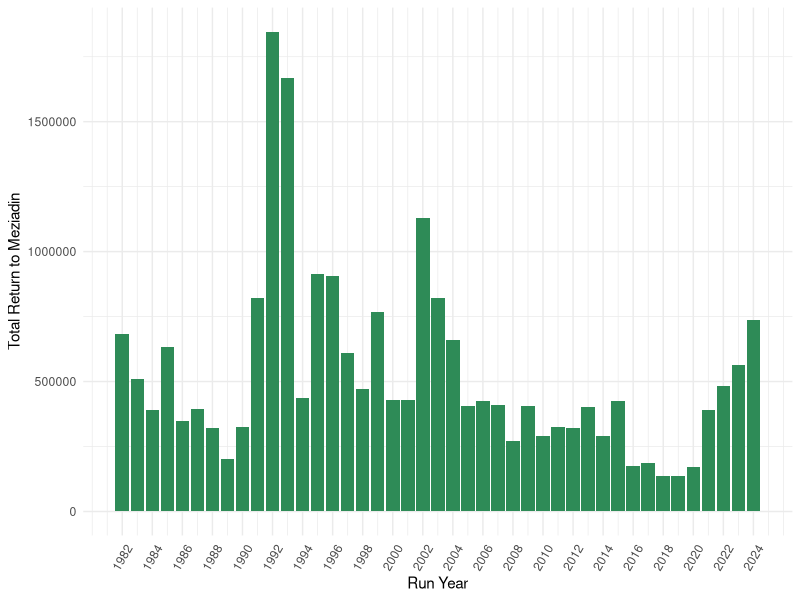
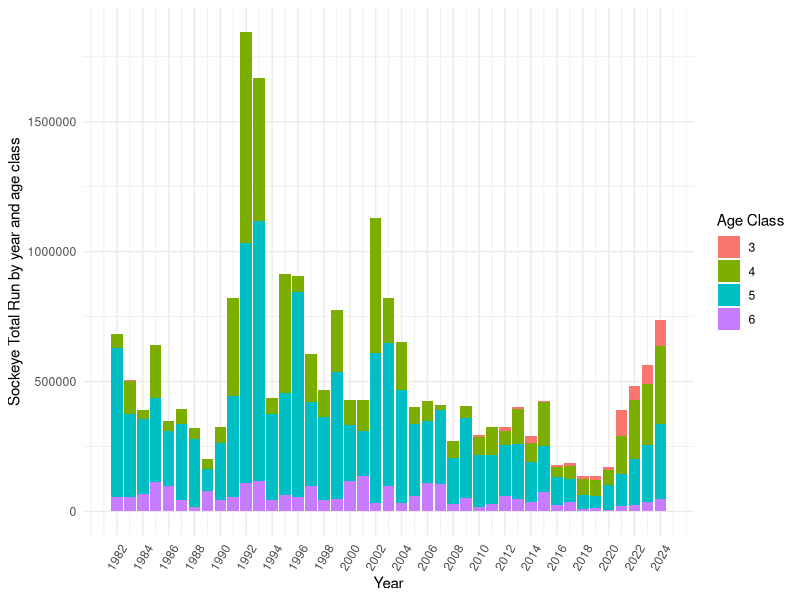
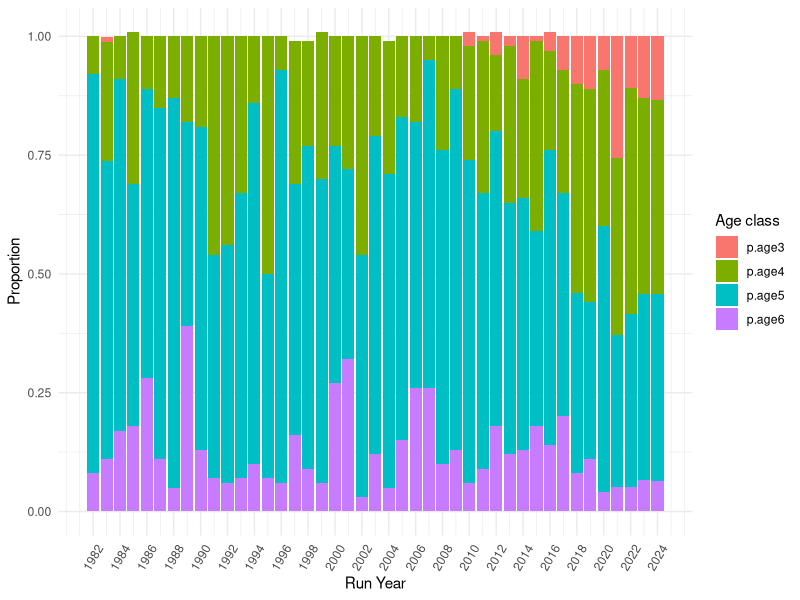

Write R code to recreate these figures, in order. (Note: this script raises an error after producing the figures.)
# Code to process (1) Meziadin sockeye run by age data and (2) escapement and total return data
# for Meziadin-specific sockeye run forecast using ForecastR
library(tidyverse)

# Read in Meziadin/Nass TE/TR data:
mez_nass_TR_TE <- read_csv("data/nass vs mez TR TE new.csv") %>%
  filter(type == "Total Return") %>%
  drop_na("Meziadin") %>%
  rename(runyear = year)

# Wide format to have total run and escapement as columns
TR_TE_wide <- pivot_wider(mez_nass_TR_TE, names_from = type, values_from = c(Meziadin, Nass)) %>%
  subset(select = -c(`Nass_Total Return`, mez.p, non.mez))

# Read new data (to 2023)
datanew <- read.csv("data/TRTC-Results--Nass-Sockeye_kke.csv") %>%
  filter(CU_Name == "Meziadin") %>%
  subset(select = -c(CU, SpeciesId, T_Idx_E, ExpFactor1, ExpFactor2, AdjSum, ObsE,
                     ExpFactor3, TE, CDN.Harvest, CDN.ER, Q1, Q2, Q3, ER.Indicator,
                     ER.Indicator.Lookup, ER.Source, StatArea, TRTC, Total.Harvest,
                     Total.ER, CU_Name)) %>%
  filter(Year %in% c("2018", "2019", "2020", "2021", "2022", "2023")) %>%
  rename(runyear = Year, `Meziadin_Total Return` = Total.Run)%>%
  mutate(`Meziadin_Total Return` = as.numeric(gsub(",","",`Meziadin_Total Return`)))

# ADD 2024 DATA TO NEW DATA:
# Meziadin total return is the escapement (fishwheel count) plus harvest before the fishwheel
# (about 49%). So fishwheel + (fishwheel*.49)
runyear <- c(2024)
mez_return <- c(735996.1) 
# calculated as Esc / (1-ER) using Meziadin fishwheel count for Esc and 0.49 for ER 
data24 <- data.frame(runyear, mez_return) %>%
  rename(`Meziadin_Total Return` = mez_return)

datanew <- bind_rows(datanew, data24)

# Merge old and new data (without ages):
all_mezdata <- bind_rows(TR_TE_wide, datanew)

# Plot Meziadin total returns by year (no age breakdown)
ggplot(all_mezdata, aes(x = runyear, y = `Meziadin_Total Return`)) +
  geom_col(fill = "seagreen")+
  theme_minimal()+
  labs(x = "Run Year", y = "Total Return to Meziadin")+
  scale_x_continuous(breaks = round(seq(min(all_mezdata$runyear), max(all_mezdata$runyear), 
                                        by = 2),1))+
  theme(axis.text.x = element_text(angle = 60, vjust = 0.5))

# Read in Meziadin by age data:
mez_age <- read_csv("data/Mez scale data - Andy.csv") %>%
  rename(runyear = Year)

# new data to 2022
mez_age_2 <- read_csv("data/Mez ages for Andy.csv") %>%
  filter(Year %in% c("2020", "2021", "2022")) %>%
  rename(runyear = Year) %>%
  #add row for 2023 and 2024 with age percentages using the mean from the last 5y (2018-2022, and 2019-2023)
  add_row(runyear = 2023, AgeComp = "MeziadinAnnual", RunAge3 = 0.1288244, RunAge4 = 0.4137336, RunAge5 = 0.3906876, RunAge6 = 0.06675444,
          RunAge7 = 0, Total = 1.00) %>%
  add_row(runyear = 2024, AgeComp = "MeziadinAnnual", RunAge3 = 0.1345893, RunAge4 = 0.4084802, RunAge5 = 0.3928252, RunAge6 = 0.06410532,
           RunAge7 = 0, Total = 1.00)

mez_age <- rbind(mez_age, mez_age_2)

# Merge the two dataframes 
age_mezdata <- merge(all_mezdata, mez_age, by = "runyear") %>%
  subset(select = -c(RunAge7, AgeComp)) %>%
  # add sockeye escapement for each age class (total * percent age)
  # add sockeye total return number for each age class
  mutate("3" = RunAge3*`Meziadin_Total Return`,
         "4" = RunAge4*`Meziadin_Total Return`,
         "5" = RunAge5*`Meziadin_Total Return`,
         "6" = RunAge6*`Meziadin_Total Return`) %>%
  # column name for percentages
  rename(p.age3 = RunAge3, p.age4 = RunAge4, p.age5 = RunAge5, p.age6 = RunAge6)

# Format for plotting
age_mezdata_long <- age_mezdata %>%
  pivot_longer(cols = "3":"6", names_to = "tr_ageclass", values_to = "tr_count") %>%
  rename(`Age Class` = tr_ageclass)

prop_ages <- age_mezdata %>%
  pivot_longer(cols = "p.age3":"p.age6", names_to = "Age class", values_to = "proportion_age")

# Plot total run by year with age classes:
ggplot(age_mezdata_long, aes(x = runyear, y = tr_count, fill = `Age Class`)) +
  geom_col() +
  xlab("Year") +
  ylab("Sockeye Total Run by year and age class") +
  theme_minimal()+
  scale_x_continuous(breaks = round(seq(min(prop_ages$runyear), max(prop_ages$runyear), 
                                        by = 2),1)) +
  theme(axis.text.x = element_text(angle = 60, vjust = 0.5))

# Proportion of age classes by year
ggplot(prop_ages, aes(x = runyear, y = proportion_age, fill = `Age class`))+
  geom_col() +
  theme_minimal() +
  xlab("Run Year") +
  ylab("Proportion")+
  scale_x_continuous(breaks = round(seq(min(prop_ages$runyear), max(prop_ages$runyear), 
                                        by = 2),1)) +
  theme(axis.text.x = element_text(angle = 60, vjust = 0.5))


# FORMATTING FOR FORECASTR ------------------------------------------------


# Format identical to ForecastR example - removing escapement and just include total return data,
# add columns for stock, species etc

mez_forecastr <- age_mezdata_long %>%
  subset(select = -c(p.age3, p.age4, p.age5, p.age6, Total, 
                     `Meziadin_Total Return`)) %>%
  rename(Run_Year = runyear, Age_Class = `Age Class`, Average_Terminal_Run = tr_count) %>%
  #filter(Age_Class != "3") %>% # remove age class 3 (for now..) because lots of zeros for this age class
  mutate(Brood_Year = Run_Year - as.numeric(Age_Class),
         Stock_Name = "Meziadin",
         Stock_Species = "Sockeye",
         Stock_Abundance = "Terminal Run",
         Forecasting_Year = "2025") %>%
  select(Stock_Name, Stock_Species, Stock_Abundance, Forecasting_Year, Run_Year, Brood_Year,
         Age_Class, Average_Terminal_Run) %>%
  mutate(Average_Terminal_Run = ifelse(is.na(Average_Terminal_Run), 0, Average_Terminal_Run))


# remove values from columns 1-4, except for the first row
mez_forecastr <- mez_forecastr %>%
  mutate(
    Stock_Name = ifelse(row_number() == 1, Stock_Name, ""),
    Stock_Species = ifelse(row_number() == 1, Stock_Species, ""),
    Stock_Abundance = ifelse(row_number() == 1, Stock_Abundance, ""),
    Forecasting_Year = ifelse(row_number() == 1, Forecasting_Year, "")
  ) %>%
  mutate(Average_Terminal_Run = replace(Average_Terminal_Run, Average_Terminal_Run==0, 1))

write.csv(mez_forecastr, "~/coastland/nass-data-summaries/data/mez_forecastr.csv", row.names = FALSE)
